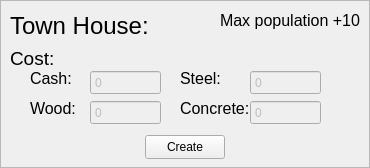
                   <widget class="QFrame" name="frmResTownHouse">
                    <property name="minimumSize">
                     <size>
                      <width>370</width>
                      <height>0</height>
                     </size>
                    </property>
                    <property name="maximumSize">
                     <size>
                      <width>370</width>
                      <height>16777215</height>
                     </size>
                    </property>
                    <property name="styleSheet">
                     <string notr="true">#frmResTownHouse {
	background-color: rgb(211, 211, 211);
	border: 2px solid black;
}</string>
                    </property>
                    <property name="frameShape">
                     <enum>QFrame::StyledPanel</enum>
                    </property>
                    <property name="frameShadow">
                     <enum>QFrame::Raised</enum>
                    </property>
                    <widget class="QPushButton" name="btnResTownHouse">
                     <property name="geometry">
                      <rect>
                       <x>145</x>
                       <y>135</y>
                       <width>80</width>
                       <height>24</height>
                      </rect>
                     </property>
                     <property name="text">
                      <string>Create</string>
                     </property>
                    </widget>
                    <widget class="QLabel" name="label_21">
                     <property name="geometry">
                      <rect>
                       <x>10</x>
                       <y>10</y>
                       <width>141</width>
                       <height>31</height>
                      </rect>
                     </property>
                     <property name="font">
                      <font>
                       <pointsize>18</pointsize>
                      </font>
                     </property>
                     <property name="text">
                      <string>Town House:</string>
                     </property>
                    </widget>
                    <widget class="QLabel" name="label_27">
                     <property name="geometry">
                      <rect>
                       <x>10</x>
                       <y>50</y>
                       <width>49</width>
                       <height>16</height>
                      </rect>
                     </property>
                     <property name="font">
                      <font>
                       <pointsize>14</pointsize>
                      </font>
                     </property>
                     <property name="text">
                      <string>Cost:</string>
                     </property>
                    </widget>
                    <widget class="QSpinBox" name="spnResTownHouseWood">
                     <property name="enabled">
                      <bool>false</bool>
                     </property>
                     <property name="geometry">
                      <rect>
                       <x>90</x>
                       <y>100</y>
                       <width>71</width>
                       <height>25</height>
                      </rect>
                     </property>
                     <property name="buttonSymbols">
                      <enum>QAbstractSpinBox::NoButtons</enum>
                     </property>
                     <property name="minimum">
                      <number>0</number>
                     </property>
                     <property name="maximum">
                      <number>1000000</number>
                     </property>
                    </widget>
                    <widget class="QLabel" name="label_28">
                     <property name="geometry">
                      <rect>
                       <x>30</x>
                       <y>100</y>
                       <width>49</width>
                       <height>16</height>
                      </rect>
                     </property>
                     <property name="font">
                      <font>
                       <pointsize>12</pointsize>
                      </font>
                     </property>
                     <property name="text">
                      <string>Wood:</string>
                     </property>
                    </widget>
                    <widget class="QSpinBox" name="spnResTownHouseSteel">
                     <property name="enabled">
                      <bool>false</bool>
                     </property>
                     <property name="geometry">
                      <rect>
                       <x>250</x>
                       <y>70</y>
                       <width>71</width>
                       <height>25</height>
                      </rect>
                     </property>
                     <property name="buttonSymbols">
                      <enum>QAbstractSpinBox::NoButtons</enum>
                     </property>
                     <property name="minimum">
                      <number>0</number>
                     </property>
                     <property name="maximum">
                      <number>1000000</number>
                     </property>
                    </widget>
                    <widget class="QLabel" name="label_29">
                     <property name="geometry">
                      <rect>
                       <x>180</x>
                       <y>70</y>
                       <width>49</width>
                       <height>16</height>
                      </rect>
                     </property>
                     <property name="font">
                      <font>
                       <pointsize>12</pointsize>
                      </font>
                     </property>
                     <property name="text">
                      <string>Steel:</string>
                     </property>
                    </widget>
                    <widget class="QLabel" name="label_30">
                     <property name="geometry">
                      <rect>
                       <x>180</x>
                       <y>100</y>
                       <width>71</width>
                       <height>16</height>
                      </rect>
                     </property>
                     <property name="font">
                      <font>
                       <pointsize>12</pointsize>
                      </font>
                     </property>
                     <property name="text">
                      <string>Concrete:</string>
                     </property>
                    </widget>
                    <widget class="QSpinBox" name="spnResTownHouseConcrete">
                     <property name="enabled">
                      <bool>false</bool>
                     </property>
                     <property name="geometry">
                      <rect>
                       <x>250</x>
                       <y>100</y>
                       <width>71</width>
                       <height>25</height>
                      </rect>
                     </property>
                     <property name="buttonSymbols">
                      <enum>QAbstractSpinBox::NoButtons</enum>
                     </property>
                     <property name="minimum">
                      <number>0</number>
                     </property>
                     <property name="maximum">
                      <number>1000000</number>
                     </property>
                    </widget>
                    <widget class="QSpinBox" name="spnResTownHouseCash">
                     <property name="enabled">
                      <bool>false</bool>
                     </property>
                     <property name="geometry">
                      <rect>
                       <x>90</x>
                       <y>70</y>
                       <width>71</width>
                       <height>25</height>
                      </rect>
                     </property>
                     <property name="buttonSymbols">
                      <enum>QAbstractSpinBox::NoButtons</enum>
                     </property>
                     <property name="minimum">
                      <number>0</number>
                     </property>
                     <property name="maximum">
                      <number>1000000</number>
                     </property>
                    </widget>
                    <widget class="QLabel" name="label_31">
                     <property name="geometry">
                      <rect>
                       <x>30</x>
                       <y>70</y>
                       <width>49</width>
                       <height>16</height>
                      </rect>
                     </property>
                     <property name="font">
                      <font>
                       <pointsize>12</pointsize>
                      </font>
                     </property>
                     <property name="text">
                      <string>Cash:</string>
                     </property>
                    </widget>
                    <widget class="QLabel" name="label_32">
                     <property name="geometry">
                      <rect>
                       <x>220</x>
                       <y>0</y>
                       <width>151</width>
                       <height>41</height>
                      </rect>
                     </property>
                     <property name="font">
                      <font>
                       <pointsize>12</pointsize>
                      </font>
                     </property>
                     <property name="text">
                      <string>Max population +10</string>
                     </property>
                    </widget>
                   </widget>
